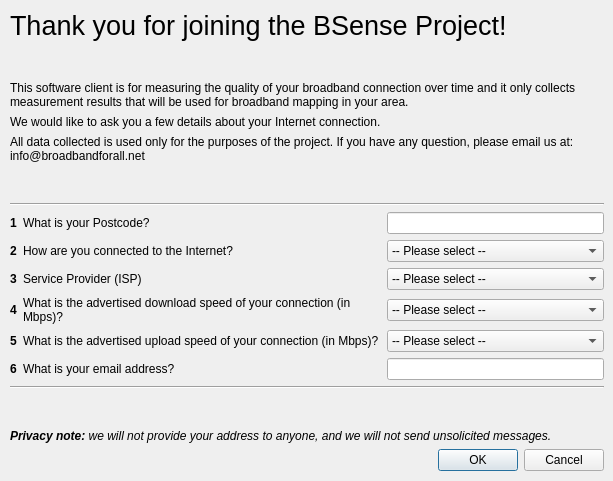
<?xml version="1.0" encoding="UTF-8"?>
<ui version="4.0">
 <class>PostCodeDialog</class>
 <widget class="QDialog" name="PostCodeDialog">
  <property name="windowModality">
   <enum>Qt::ApplicationModal</enum>
  </property>
  <property name="geometry">
   <rect>
    <x>0</x>
    <y>0</y>
    <width>613</width>
    <height>481</height>
   </rect>
  </property>
  <property name="contextMenuPolicy">
   <enum>Qt::DefaultContextMenu</enum>
  </property>
  <property name="windowTitle">
   <string>Welcome to BSense</string>
  </property>
  <property name="windowIcon">
   <iconset resource="bsense.qrc">
    <normaloff>:/images/bsense-green.svg</normaloff>:/images/bsense-green.svg</iconset>
  </property>
  <property name="autoFillBackground">
   <bool>true</bool>
  </property>
  <property name="modal">
   <bool>true</bool>
  </property>
  <widget class="QWidget" name="layoutWidget">
   <property name="geometry">
    <rect>
     <x>10</x>
     <y>10</y>
     <width>594</width>
     <height>461</height>
    </rect>
   </property>
   <layout class="QVBoxLayout" name="verticalLayout">
    <item>
     <widget class="QLabel" name="label_6">
      <property name="font">
       <font>
        <pointsize>20</pointsize>
       </font>
      </property>
      <property name="text">
       <string>Thank you for joining the BSense Project!</string>
      </property>
      <property name="alignment">
       <set>Qt::AlignBottom|Qt::AlignLeading|Qt::AlignLeft</set>
      </property>
     </widget>
    </item>
    <item>
     <spacer name="verticalSpacer_4">
      <property name="orientation">
       <enum>Qt::Vertical</enum>
      </property>
      <property name="sizeHint" stdset="0">
       <size>
        <width>20</width>
        <height>40</height>
       </size>
      </property>
     </spacer>
    </item>
    <item>
     <widget class="QLabel" name="label_14">
      <property name="text">
       <string>This software client is for measuring the quality of your broadband connection over time and it only collects measurement results that will be used for broadband mapping in your area.</string>
      </property>
      <property name="wordWrap">
       <bool>true</bool>
      </property>
     </widget>
    </item>
    <item>
     <widget class="QLabel" name="label_7">
      <property name="text">
       <string>We would like to ask you a few details about your Internet connection.</string>
      </property>
      <property name="alignment">
       <set>Qt::AlignLeading|Qt::AlignLeft|Qt::AlignVCenter</set>
      </property>
      <property name="wordWrap">
       <bool>true</bool>
      </property>
     </widget>
    </item>
    <item>
     <widget class="QLabel" name="label_8">
      <property name="text">
       <string>All data collected is used only for the purposes of the project. If you have any question, please email us at: info@broadbandforall.net</string>
      </property>
      <property name="alignment">
       <set>Qt::AlignLeading|Qt::AlignLeft|Qt::AlignVCenter</set>
      </property>
      <property name="wordWrap">
       <bool>true</bool>
      </property>
     </widget>
    </item>
    <item>
     <spacer name="verticalSpacer">
      <property name="orientation">
       <enum>Qt::Vertical</enum>
      </property>
      <property name="sizeHint" stdset="0">
       <size>
        <width>20</width>
        <height>40</height>
       </size>
      </property>
     </spacer>
    </item>
    <item>
     <widget class="Line" name="line">
      <property name="orientation">
       <enum>Qt::Horizontal</enum>
      </property>
     </widget>
    </item>
    <item>
     <layout class="QGridLayout" name="gridLayout" columnstretch="0,2,0">
      <item row="0" column="0">
       <widget class="QLabel" name="label_9">
        <property name="font">
         <font>
          <weight>75</weight>
          <bold>true</bold>
         </font>
        </property>
        <property name="text">
         <string>1</string>
        </property>
        <property name="alignment">
         <set>Qt::AlignLeading|Qt::AlignLeft|Qt::AlignVCenter</set>
        </property>
        <property name="wordWrap">
         <bool>true</bool>
        </property>
       </widget>
      </item>
      <item row="0" column="1">
       <widget class="QLabel" name="label">
        <property name="text">
         <string>What is your Postcode?</string>
        </property>
        <property name="alignment">
         <set>Qt::AlignLeading|Qt::AlignLeft|Qt::AlignVCenter</set>
        </property>
        <property name="wordWrap">
         <bool>true</bool>
        </property>
       </widget>
      </item>
      <item row="0" column="2">
       <widget class="QLineEdit" name="postcodeField"/>
      </item>
      <item row="1" column="0">
       <widget class="QLabel" name="label_10">
        <property name="sizePolicy">
         <sizepolicy hsizetype="Preferred" vsizetype="Preferred">
          <horstretch>0</horstretch>
          <verstretch>0</verstretch>
         </sizepolicy>
        </property>
        <property name="font">
         <font>
          <weight>75</weight>
          <bold>true</bold>
         </font>
        </property>
        <property name="text">
         <string>2</string>
        </property>
        <property name="alignment">
         <set>Qt::AlignLeading|Qt::AlignLeft|Qt::AlignVCenter</set>
        </property>
        <property name="wordWrap">
         <bool>true</bool>
        </property>
       </widget>
      </item>
      <item row="1" column="1">
       <widget class="QLabel" name="label_2">
        <property name="text">
         <string>How are you connected to the Internet?</string>
        </property>
        <property name="alignment">
         <set>Qt::AlignLeading|Qt::AlignLeft|Qt::AlignVCenter</set>
        </property>
        <property name="wordWrap">
         <bool>true</bool>
        </property>
       </widget>
      </item>
      <item row="1" column="2">
       <widget class="QComboBox" name="connectionComboBox">
        <item>
         <property name="text">
          <string>-- Please select --</string>
         </property>
        </item>
        <item>
         <property name="text">
          <string>ADSL</string>
         </property>
        </item>
        <item>
         <property name="text">
          <string>3G</string>
         </property>
        </item>
        <item>
         <property name="text">
          <string>Satellite</string>
         </property>
        </item>
        <item>
         <property name="text">
          <string>Cable</string>
         </property>
        </item>
        <item>
         <property name="text">
          <string>Dialup</string>
         </property>
        </item>
        <item>
         <property name="text">
          <string>Public wireless</string>
         </property>
        </item>
        <item>
         <property name="text">
          <string>ISDN</string>
         </property>
        </item>
       </widget>
      </item>
      <item row="2" column="0">
       <widget class="QLabel" name="label_11">
        <property name="font">
         <font>
          <weight>75</weight>
          <bold>true</bold>
         </font>
        </property>
        <property name="text">
         <string>3</string>
        </property>
        <property name="alignment">
         <set>Qt::AlignLeading|Qt::AlignLeft|Qt::AlignVCenter</set>
        </property>
        <property name="wordWrap">
         <bool>true</bool>
        </property>
       </widget>
      </item>
      <item row="2" column="1">
       <widget class="QLabel" name="label_3">
        <property name="text">
         <string>Service Provider (ISP)</string>
        </property>
        <property name="alignment">
         <set>Qt::AlignLeading|Qt::AlignLeft|Qt::AlignVCenter</set>
        </property>
        <property name="wordWrap">
         <bool>true</bool>
        </property>
       </widget>
      </item>
      <item row="2" column="2">
       <widget class="QComboBox" name="ispComboBox">
        <item>
         <property name="text">
          <string>-- Please select --</string>
         </property>
        </item>
        <item>
         <property name="text">
          <string>Other</string>
         </property>
        </item>
        <item>
         <property name="text">
          <string>AOL</string>
         </property>
        </item>
        <item>
         <property name="text">
          <string>Aquiss Internet</string>
         </property>
        </item>
        <item>
         <property name="text">
          <string>Avanti</string>
         </property>
        </item>
        <item>
         <property name="text">
          <string>Beaming</string>
         </property>
        </item>
        <item>
         <property name="text">
          <string>Be Broadband</string>
         </property>
        </item>
        <item>
         <property name="text">
          <string>BT</string>
         </property>
        </item>
        <item>
         <property name="text">
          <string>Bulldog</string>
         </property>
        </item>
        <item>
         <property name="text">
          <string>Dark Group Ltd</string>
         </property>
        </item>
        <item>
         <property name="text">
          <string>Demon</string>
         </property>
        </item>
        <item>
         <property name="text">
          <string>Eclipse Internet</string>
         </property>
        </item>
        <item>
         <property name="text">
          <string>Exa Networks</string>
         </property>
        </item>
        <item>
         <property name="text">
          <string>Fast.co.uk</string>
         </property>
        </item>
        <item>
         <property name="text">
          <string>Firefly Internet</string>
         </property>
        </item>
        <item>
         <property name="text">
          <string>Firenet Internet</string>
         </property>
        </item>
        <item>
         <property name="text">
          <string>Freedom2Surf</string>
         </property>
        </item>
        <item>
         <property name="text">
          <string>Gravity Internet</string>
         </property>
        </item>
        <item>
         <property name="text">
          <string>Greenbee Broadband</string>
         </property>
        </item>
        <item>
         <property name="text">
          <string>Green ISP Broadband</string>
         </property>
        </item>
        <item>
         <property name="text">
          <string>IDNet</string>
         </property>
        </item>
        <item>
         <property name="text">
          <string>Karoo</string>
         </property>
        </item>
        <item>
         <property name="text">
          <string>Keycom</string>
         </property>
        </item>
        <item>
         <property name="text">
          <string>Lumison Limited</string>
         </property>
        </item>
        <item>
         <property name="text">
          <string>MacAce.net</string>
         </property>
        </item>
        <item>
         <property name="text">
          <string>Madasafish</string>
         </property>
        </item>
        <item>
         <property name="text">
          <string>Namesco Ltd</string>
         </property>
        </item>
        <item>
         <property name="text">
          <string>Netplan Internet Solutions Ltd</string>
         </property>
        </item>
        <item>
         <property name="text">
          <string>NewNet</string>
         </property>
        </item>
        <item>
         <property name="text">
          <string>Nildram</string>
         </property>
        </item>
        <item>
         <property name="text">
          <string>O2</string>
         </property>
        </item>
        <item>
         <property name="text">
          <string>Odyssey Systems Ltd</string>
         </property>
        </item>
        <item>
         <property name="text">
          <string>Orange</string>
         </property>
        </item>
        <item>
         <property name="text">
          <string>Pipex Internet</string>
         </property>
        </item>
        <item>
         <property name="text">
          <string>PlusNet Broadband</string>
         </property>
        </item>
        <item>
         <property name="text">
          <string>Polestar Interactive Ltd</string>
         </property>
        </item>
        <item>
         <property name="text">
          <string>Post Office Limited</string>
         </property>
        </item>
        <item>
         <property name="text">
          <string>Rutland Telecom</string>
         </property>
        </item>
        <item>
         <property name="text">
          <string>SAQ - Service Access Quality</string>
         </property>
        </item>
        <item>
         <property name="text">
          <string>Scotnet</string>
         </property>
        </item>
        <item>
         <property name="text">
          <string>Sky</string>
         </property>
        </item>
        <item>
         <property name="text">
          <string>SmallWorld</string>
         </property>
        </item>
        <item>
         <property name="text">
          <string>Solutios</string>
         </property>
        </item>
        <item>
         <property name="text">
          <string>Stream Networks Ltd (StreamNET)</string>
         </property>
        </item>
        <item>
         <property name="text">
          <string>Surf Anytime</string>
         </property>
        </item>
        <item>
         <property name="text">
          <string>TalkTalk</string>
         </property>
        </item>
        <item>
         <property name="text">
          <string>Tesco</string>
         </property>
        </item>
        <item>
         <property name="text">
          <string>The Phone Co-op</string>
         </property>
        </item>
        <item>
         <property name="text">
          <string>Three</string>
         </property>
        </item>
        <item>
         <property name="text">
          <string>Tiscali</string>
         </property>
        </item>
        <item>
         <property name="text">
          <string>T-Mobile</string>
         </property>
        </item>
        <item>
         <property name="text">
          <string>Toucan</string>
         </property>
        </item>
        <item>
         <property name="text">
          <string>Twang</string>
         </property>
        </item>
        <item>
         <property name="text">
          <string>UK Online</string>
         </property>
        </item>
        <item>
         <property name="text">
          <string>Virgin Media</string>
         </property>
        </item>
        <item>
         <property name="text">
          <string>Vivaciti</string>
         </property>
        </item>
        <item>
         <property name="text">
          <string>Vodafone</string>
         </property>
        </item>
        <item>
         <property name="text">
          <string>Waitrose Broadband</string>
         </property>
        </item>
        <item>
         <property name="text">
          <string>YSH</string>
         </property>
        </item>
        <item>
         <property name="text">
          <string>Zen Internet</string>
         </property>
        </item>
        <item>
         <property name="text">
          <string>Zetnet</string>
         </property>
        </item>
       </widget>
      </item>
      <item row="3" column="0">
       <widget class="QLabel" name="label_12">
        <property name="font">
         <font>
          <weight>75</weight>
          <bold>true</bold>
         </font>
        </property>
        <property name="text">
         <string>4</string>
        </property>
        <property name="alignment">
         <set>Qt::AlignLeading|Qt::AlignLeft|Qt::AlignVCenter</set>
        </property>
        <property name="wordWrap">
         <bool>true</bool>
        </property>
       </widget>
      </item>
      <item row="3" column="1">
       <widget class="QLabel" name="label_4">
        <property name="text">
         <string>What is the advertised download speed of your connection (in Mbps)?</string>
        </property>
        <property name="alignment">
         <set>Qt::AlignLeading|Qt::AlignLeft|Qt::AlignVCenter</set>
        </property>
        <property name="wordWrap">
         <bool>true</bool>
        </property>
       </widget>
      </item>
      <item row="3" column="2">
       <widget class="QComboBox" name="downloadComboBox">
        <item>
         <property name="text">
          <string>-- Please select --</string>
         </property>
        </item>
        <item>
         <property name="text">
          <string>I don't know</string>
         </property>
        </item>
        <item>
         <property name="text">
          <string>0.256</string>
         </property>
        </item>
        <item>
         <property name="text">
          <string>0.512</string>
         </property>
        </item>
        <item>
         <property name="text">
          <string>1</string>
         </property>
        </item>
        <item>
         <property name="text">
          <string>2</string>
         </property>
        </item>
        <item>
         <property name="text">
          <string>3</string>
         </property>
        </item>
        <item>
         <property name="text">
          <string>4</string>
         </property>
        </item>
        <item>
         <property name="text">
          <string>5</string>
         </property>
        </item>
        <item>
         <property name="text">
          <string>6</string>
         </property>
        </item>
        <item>
         <property name="text">
          <string>7</string>
         </property>
        </item>
        <item>
         <property name="text">
          <string>8</string>
         </property>
        </item>
        <item>
         <property name="text">
          <string>9</string>
         </property>
        </item>
        <item>
         <property name="text">
          <string>10</string>
         </property>
        </item>
        <item>
         <property name="text">
          <string>12</string>
         </property>
        </item>
        <item>
         <property name="text">
          <string>16</string>
         </property>
        </item>
        <item>
         <property name="text">
          <string>18</string>
         </property>
        </item>
        <item>
         <property name="text">
          <string>20</string>
         </property>
        </item>
        <item>
         <property name="text">
          <string>24</string>
         </property>
        </item>
        <item>
         <property name="text">
          <string>50</string>
         </property>
        </item>
        <item>
         <property name="text">
          <string>100</string>
         </property>
        </item>
       </widget>
      </item>
      <item row="4" column="0">
       <widget class="QLabel" name="label_13">
        <property name="font">
         <font>
          <weight>75</weight>
          <bold>true</bold>
         </font>
        </property>
        <property name="text">
         <string>5</string>
        </property>
        <property name="alignment">
         <set>Qt::AlignLeading|Qt::AlignLeft|Qt::AlignVCenter</set>
        </property>
        <property name="wordWrap">
         <bool>true</bool>
        </property>
       </widget>
      </item>
      <item row="4" column="1">
       <widget class="QLabel" name="label_5">
        <property name="text">
         <string>What is the advertised upload speed of your connection (in Mbps)?</string>
        </property>
        <property name="alignment">
         <set>Qt::AlignLeading|Qt::AlignLeft|Qt::AlignVCenter</set>
        </property>
        <property name="wordWrap">
         <bool>true</bool>
        </property>
       </widget>
      </item>
      <item row="4" column="2">
       <widget class="QComboBox" name="uploadComboBox">
        <item>
         <property name="text">
          <string>-- Please select --</string>
         </property>
        </item>
        <item>
         <property name="text">
          <string>I don't know</string>
         </property>
        </item>
        <item>
         <property name="text">
          <string>0.128</string>
         </property>
        </item>
        <item>
         <property name="text">
          <string>0.256</string>
         </property>
        </item>
        <item>
         <property name="text">
          <string>0.512</string>
         </property>
        </item>
        <item>
         <property name="text">
          <string>1</string>
         </property>
        </item>
        <item>
         <property name="text">
          <string>1.2</string>
         </property>
        </item>
        <item>
         <property name="text">
          <string>1.3</string>
         </property>
        </item>
        <item>
         <property name="text">
          <string>1.5</string>
         </property>
        </item>
        <item>
         <property name="text">
          <string>2</string>
         </property>
        </item>
        <item>
         <property name="text">
          <string>2.5</string>
         </property>
        </item>
        <item>
         <property name="text">
          <string>3</string>
         </property>
        </item>
        <item>
         <property name="text">
          <string>4</string>
         </property>
        </item>
        <item>
         <property name="text">
          <string>5</string>
         </property>
        </item>
        <item>
         <property name="text">
          <string>6</string>
         </property>
        </item>
        <item>
         <property name="text">
          <string>7</string>
         </property>
        </item>
        <item>
         <property name="text">
          <string>8</string>
         </property>
        </item>
        <item>
         <property name="text">
          <string>9</string>
         </property>
        </item>
        <item>
         <property name="text">
          <string>10</string>
         </property>
        </item>
        <item>
         <property name="text">
          <string>12</string>
         </property>
        </item>
        <item>
         <property name="text">
          <string>16</string>
         </property>
        </item>
        <item>
         <property name="text">
          <string>18</string>
         </property>
        </item>
        <item>
         <property name="text">
          <string>20</string>
         </property>
        </item>
        <item>
         <property name="text">
          <string>24</string>
         </property>
        </item>
        <item>
         <property name="text">
          <string>50</string>
         </property>
        </item>
        <item>
         <property name="text">
          <string>100</string>
         </property>
        </item>
       </widget>
      </item>
      <item row="5" column="1">
       <widget class="QLabel" name="label_15">
        <property name="text">
         <string>What is your email address?</string>
        </property>
       </widget>
      </item>
      <item row="5" column="2">
       <widget class="QLineEdit" name="emailField"/>
      </item>
      <item row="5" column="0">
       <widget class="QLabel" name="label_16">
        <property name="font">
         <font>
          <weight>75</weight>
          <bold>true</bold>
         </font>
        </property>
        <property name="text">
         <string>6</string>
        </property>
        <property name="alignment">
         <set>Qt::AlignLeading|Qt::AlignLeft|Qt::AlignVCenter</set>
        </property>
        <property name="wordWrap">
         <bool>true</bool>
        </property>
       </widget>
      </item>
     </layout>
    </item>
    <item>
     <widget class="Line" name="line_2">
      <property name="orientation">
       <enum>Qt::Horizontal</enum>
      </property>
     </widget>
    </item>
    <item>
     <spacer name="verticalSpacer_3">
      <property name="orientation">
       <enum>Qt::Vertical</enum>
      </property>
      <property name="sizeHint" stdset="0">
       <size>
        <width>20</width>
        <height>40</height>
       </size>
      </property>
     </spacer>
    </item>
    <item>
     <widget class="QLabel" name="label_17">
      <property name="text">
       <string>&lt;i&gt;&lt;strong&gt;Privacy note:&lt;/strong&gt; we will not provide your address to anyone, and we will not send unsolicited messages.&lt;/i&gt;</string>
      </property>
      <property name="wordWrap">
       <bool>true</bool>
      </property>
     </widget>
    </item>
    <item>
     <widget class="QDialogButtonBox" name="buttonBox">
      <property name="orientation">
       <enum>Qt::Horizontal</enum>
      </property>
      <property name="standardButtons">
       <set>QDialogButtonBox::Cancel|QDialogButtonBox::Ok</set>
      </property>
     </widget>
    </item>
   </layout>
  </widget>
 </widget>
 <resources>
  <include location="bsense.qrc"/>
 </resources>
 <connections>
  <connection>
   <sender>buttonBox</sender>
   <signal>accepted()</signal>
   <receiver>PostCodeDialog</receiver>
   <slot>accept()</slot>
   <hints>
    <hint type="sourcelabel">
     <x>248</x>
     <y>254</y>
    </hint>
    <hint type="destinationlabel">
     <x>157</x>
     <y>274</y>
    </hint>
   </hints>
  </connection>
  <connection>
   <sender>buttonBox</sender>
   <signal>rejected()</signal>
   <receiver>PostCodeDialog</receiver>
   <slot>reject()</slot>
   <hints>
    <hint type="sourcelabel">
     <x>316</x>
     <y>260</y>
    </hint>
    <hint type="destinationlabel">
     <x>286</x>
     <y>274</y>
    </hint>
   </hints>
  </connection>
 </connections>
 <designerdata>
  <property name="gridDeltaX">
   <number>10</number>
  </property>
  <property name="gridDeltaY">
   <number>10</number>
  </property>
  <property name="gridSnapX">
   <bool>true</bool>
  </property>
  <property name="gridSnapY">
   <bool>true</bool>
  </property>
  <property name="gridVisible">
   <bool>true</bool>
  </property>
 </designerdata>
</ui>
